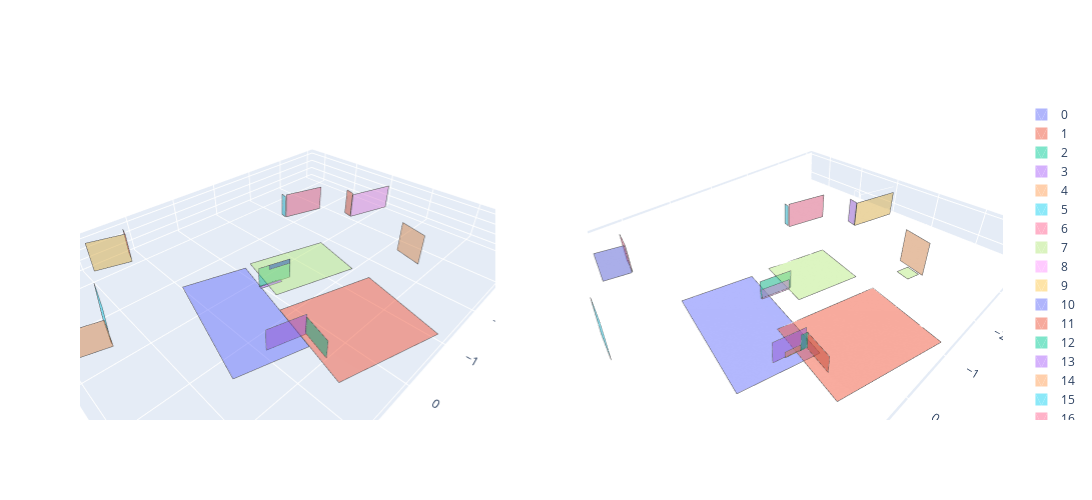

The notebook cell this image was saved under:
### Markdown cell above
Extract planes

### Code cell
# Plot 2 scans
source_idx = 100
target_idx = 99
source = velo_pc_to_scan(velo_preprocess(PCs[source_idx], poses[source_idx]))
target = velo_pc_to_scan(velo_preprocess(PCs[target_idx], poses[target_idx]))

fig = make_subplots(rows=1, cols=2, specs=[[{'type': 'surface'}, {'type': 'surface'}]])

for t in source.plot_trace(show_normals=False):
    fig.add_trace(t, row=1, col=1)

for t in target.plot_trace(show_normals=False):
    fig.add_trace(t, row=1, col=2)

fig.update_layout(width=1600, height=500, scene=dict(aspectmode='data'), scene2=dict(aspectmode='data'))
fig.show()

correspondences = get_correspondences(source, target)
print(correspondences)

### Figure 1 — Plotly figure (JSON) as saved in the notebook; plotly's stock layout.template omitted (floating-point values rounded to 4 significant figures)
{"data": [{"color": "#636EFA", "i": [0, 0], "j": [1, 2], "k": [2, 3], "name": "0", "opacity": 0.5, "scene": "scene", "showlegend": true, "type": "mesh3d", "x": [1.003, 1.587, 0.4607, -0.1233], "y": [-1.714, 0.3953, 0.7073, -1.402], "z": [-0.1813, -0.1621, -0.1852, -0.2044]}, {"line": {"color": "rgb(70,70,70)", "width": 1}, "mode": "lines", "scene": "scene", "showlegend": false, "type": "scatter3d", "x": [1.003, 1.587, 0.4607, -0.1233, 1.003], "y": [-1.714, 0.3953, 0.7073, -1.402, -1.714], "z": [-0.1813, -0.1621, -0.1852, -0.2044, -0.1813]}, {"color": "#EF553B", "i": [0, 0], "j": [1, 2], "k": [2, 3], "name": "1", "opacity": 0.5, "scene": "scene", "showlegend": true, "type": "mesh3d", "x": [0.2294, 0.6536, -1.082, -1.506], "y": [-0.1321, 1.4, 1.881, 0.3486], "z": [-0.1828, -0.1689, -0.2045, -0.2184]}, {"line": {"color": "rgb(70,70,70)", "width": 1}, "mode": "lines", "scene": "scene", "showlegend": false, "type": "scatter3d", "x": [0.2294, 0.6536, -1.082, -1.506, 0.2294], "y": [-0.1321, 1.4, 1.881, 0.3486, -0.1321], "z": [-0.1828, -0.1689, -0.2045, -0.2184, -0.1828]}, {"color": "#00CC96", "i": [0, 0], "j": [1, 2], "k": [2, 3], "name": "2", "opacity": 0.5, "scene": "scene", "showlegend": true, "type": "mesh3d", "x": [0.07428, -0.5021, -0.5104, 0.06603], "y": [-0.7969, -0.6373, -0.6385, -0.7981], "z": [-0.1858, -0.1977, 0.1876, 0.1994]}, {"line": {"color": "rgb(70,70,70)", "width": 1}, "mode": "lines", "scene": "scene", "showlegend": false, "type": "scatter3d", "x": [0.07428, -0.5021, -0.5104, 0.06603, 0.07428], "y": [-0.7969, -0.6373, -0.6385, -0.7981, -0.7969], "z": [-0.1858, -0.1977, 0.1876, 0.1994, -0.1858]}, {"color": "#AB63FA", "i": [0, 0], "j": [1, 2], "k": [2, 3], "name": "3", "opacity": 0.5, "scene": "scene", "showlegend": true, "type": "mesh3d", "x": [0.3119, 0.941, 0.9326, 0.3034], "y": [0.5022, 0.3279, 0.3266, 0.5009], "z": [-0.1951, -0.1822, 0.2123, 0.1994]}, {"line": {"color": "rgb(70,70,70)", "width": 1}, "mode": "lines", "scene": "scene", "showlegend": false, "type": "scatter3d", "x": [0.3119, 0.941, 0.9326, 0.3034, 0.3119], "y": [0.5022, 0.3279, 0.3266, 0.5009, 0.5022], "z": [-0.1951, -0.1822, 0.2123, 0.1994, -0.1951]}, {"color": "#FFA15A", "i": [0, 0], "j": [1, 2], "k": [2, 3], "name": "4", "opacity": 0.5, "scene": "scene", "showlegend": true, "type": "mesh3d", "x": [-2.496, -2.352, -2.365, -2.509], "y": [0.2886, 0.8101, 0.8082, 0.2867], "z": [-0.1255, -0.1207, 0.475, 0.4702]}, {"line": {"color": "rgb(70,70,70)", "width": 1}, "mode": "lines", "scene": "scene", "showlegend": false, "type": "scatter3d", "x": [-2.496, -2.352, -2.365, -2.509, -2.496], "y": [0.2886, 0.8101, 0.8082, 0.2867, 0.2886], "z": [-0.1255, -0.1207, 0.475, 0.4702, -0.1255]}, {"color": "#19D3F3", "i": [0, 0], "j": [1, 2], "k": [2, 3], "name": "5", "opacity": 0.5, "scene": "scene", "showlegend": true, "type": "mesh3d", "x": [2.438, 2.201, 2.191, 2.428], "y": [-1.279, -2.136, -2.138, -1.281], "z": [-0.1404, -0.1483, 0.3396, 0.3474]}, {"line": {"color": "rgb(70,70,70)", "width": 1}, "mode": "lines", "scene": "scene", "showlegend": false, "type": "scatter3d", "x": [2.438, 2.201, 2.191, 2.428, 2.438], "y": [-1.279, -2.136, -2.138, -1.281, -1.279], "z": [-0.1404, -0.1483, 0.3396, 0.3474, -0.1404]}, {"color": "#FF6692", "i": [0, 0], "j": [1, 2], "k": [2, 3], "name": "6", "opacity": 0.5, "scene": "scene", "showlegend": true, "type": "mesh3d", "x": [-1.923, -2.769, -2.78, -1.934], "y": [-2.157, -1.923, -1.924, -2.159], "z": [-0.1357, -0.1531, 0.3701, 0.3874]}, {"line": {"color": "rgb(70,70,70)", "width": 1}, "mode": "lines", "scene": "scene", "showlegend": false, "type": "scatter3d", "x": [-1.923, -2.769, -2.78, -1.934, -1.923], "y": [-2.157, -1.923, -1.924, -2.159, -2.157], "z": [-0.1357, -0.1531, 0.3701, 0.3874, -0.1357]}, {"color": "#B6E880", "i": [0, 0], "j": [1, 2], "k": [2, 3], "name": "7", "opacity": 0.5, "scene": "scene", "showlegend": true, "type": "mesh3d", "x": [-0.2502, 0.02324, -1.484, -1.758], "y": [-1.416, -0.4284, -0.01076, -0.9985], "z": [-0.1778, -0.1688, -0.1998, -0.2088]}, {"line": {"color": "rgb(70,70,70)", "width": 1}, "mode": "lines", "scene": "scene", "showlegend": false, "type": "scatter3d", "x": [-0.2502, 0.02324, -1.484, -1.758, -0.2502], "y": [-1.416, -0.4284, -0.01076, -0.9985, -1.416], "z": [-0.1778, -0.1688, -0.1998, -0.2088, -0.1778]}, {"color": "#FF97FF", "i": [0, 0], "j": [1, 2], "k": [2, 3], "name": "8", "opacity": 0.5, "scene": "scene", "showlegend": true, "type": "mesh3d", "x": [-2.987, -3.956, -3.967, -2.998], "y": [-1.201, -0.9325, -0.9341, -1.203], "z": [-0.1654, -0.1853, 0.3338, 0.3537]}, {"line": {"color": "rgb(70,70,70)", "width": 1}, "mode": "lines", "scene": "scene", "showlegend": false, "type": "scatter3d", "x": [-2.987, -3.956, -3.967, -2.998, -2.987], "y": [-1.201, -0.9325, -0.9341, -1.203, -1.201], "z": [-0.1654, -0.1853, 0.3338, 0.3537, -0.1654]}, {"color": "#FECB52", "i": [0, 0], "j": [1, 2], "k": [2, 3], "name": "9", "opacity": 0.5, "scene": "scene", "showlegend": true, "type": "mesh3d", "x": [1.879, 1.249, 1.237, 1.866], "y": [-3.217, -3.043, -3.045, -3.219], "z": [-0.1741, -0.187, 0.4006, 0.4135]}, {"line": {"color": "rgb(70,70,70)", "width": 1}, "mode": "lines", "scene": "scene", "showlegend": false, "type": "scatter3d", "x": [1.879, 1.249, 1.237, 1.866, 1.879], "y": [-3.217, -3.043, -3.045, -3.219, -3.217], "z": [-0.1741, -0.187, 0.4006, 0.4135, -0.1741]}, {"color": "#636EFA", "i": [0, 0], "j": [1, 2], "k": [2, 3], "name": "10", "opacity": 0.5, "scene": "scene", "showlegend": true, "type": "mesh3d", "x": [-0.1102, -0.4919, -0.4937, -0.112], "y": [-0.7322, -0.6265, -0.6268, -0.7325], "z": [0.1234, 0.1156, 0.2014, 0.2092]}, {"line": {"color": "rgb(70,70,70)", "width": 1}, "mode": "lines", "scene": "scene", "showlegend": false, "type": "scatter3d", "x": [-0.1102, -0.4919, -0.4937, -0.112, -0.1102], "y": [-0.7322, -0.6265, -0.6268, -0.7325, -0.7322], "z": [0.1234, 0.1156, 0.2014, 0.2092, 0.1234]}, {"color": "#EF553B", "i": [0, 0], "j": [1, 2], "k": [2, 3], "name": "11", "opacity": 0.5, "scene": "scene", "showlegend": true, "type": "mesh3d", "x": [-3.029, -2.977, -2.989, -3.041], "y": [-1.393, -1.206, -1.208, -1.394], "z": [-0.1584, -0.1567, 0.3903, 0.3886]}, {"line": {"color": "rgb(70,70,70)", "width": 1}, "mode": "lines", "scene": "scene", "showlegend": false, "type": "scatter3d", "x": [-3.029, -2.977, -2.989, -3.041, -3.029], "y": [-1.393, -1.206, -1.208, -1.394, -1.393], "z": [-0.1584, -0.1567, 0.3903, 0.3886, -0.1584]}, {"color": "#00CC96", "i": [0, 0], "j": [1, 2], "k": [2, 3], "name": "12", "opacity": 0.5, "scene": "scene", "showlegend": true, "type": "mesh3d", "x": [0.4517, 0.3055, 0.2984, 0.4446], "y": [1.019, 0.4907, 0.4896, 1.018], "z": [-0.1807, -0.1855, 0.1451, 0.1499]}, {"line": {"color": "rgb(70,70,70)", "width": 1}, "mode": "lines", "scene": "scene", "showlegend": false, "type": "scatter3d", "x": [0.4517, 0.3055, 0.2984, 0.4446, 0.4517], "y": [1.019, 0.4907, 0.4896, 1.018, 1.019], "z": [-0.1807, -0.1855, 0.1451, 0.1499, -0.1807]}, {"color": "#AB63FA", "i": [0, 0], "j": [1, 2], "k": [2, 3], "name": "13", "opacity": 0.5, "scene": "scene", "showlegend": true, "type": "mesh3d", "x": [0.0634, 0.08118, -0.3092, -0.3269], "y": [-0.8072, -0.7429, -0.6348, -0.6991], "z": [-0.1819, -0.1813, -0.1893, -0.1899]}, {"line": {"color": "rgb(70,70,70)", "width": 1}, "mode": "lines", "scene": "scene", "showlegend": false, "type": "scatter3d", "x": [0.0634, 0.08118, -0.3092, -0.3269, 0.0634], "y": [-0.8072, -0.7429, -0.6348, -0.6991, -0.8072], "z": [-0.1819, -0.1813, -0.1893, -0.1899, -0.1819]}, {"color": "#FFA15A", "i": [0, 0], "j": [1, 2], "k": [2, 3], "name": "14", "opacity": 0.5, "scene": "scene", "showlegend": true, "type": "mesh3d", "x": [2.93, 2.435, 2.424, 2.919], "y": [-1.389, -1.252, -1.253, -1.391], "z": [-0.1568, -0.167, 0.3327, 0.3429]}, {"line": {"color": "rgb(70,70,70)", "width": 1}, "mode": "lines", "scene": "scene", "showlegend": false, "type": "scatter3d", "x": [2.93, 2.435, 2.424, 2.919, 2.93], "y": [-1.389, -1.252, -1.253, -1.391, -1.389], "z": [-0.1568, -0.167, 0.3327, 0.3429, -0.1568]}, {"color": "#19D3F3", "i": [0, 0], "j": [1, 2], "k": [2, 3], "name": "15", "opacity": 0.5, "scene": "scene", "showlegend": true, "type": "mesh3d", "x": [-1.943, -1.904, -1.915, -1.953], "y": [-2.305, -2.166, -2.167, -2.306], "z": [-0.1321, -0.1308, 0.3496, 0.3483]}, {"line": {"color": "rgb(70,70,70)", "width": 1}, "mode": "lines", "scene": "scene", "showlegend": false, "type": "scatter3d", "x": [-1.943, -1.904, -1.915, -1.953, -1.943], "y": [-2.305, -2.166, -2.167, -2.306, -2.305], "z": [-0.1321, -0.1308, 0.3496, 0.3483, -0.1321]}, {"color": "#FF6692", "i": [0, 0], "j": [1, 2], "k": [2, 3], "name": "16", "opacity": 0.5, "scene": "scene", "showlegend": true, "type": "mesh3d", "x": [1.242, 1.178, 1.167, 1.231], "y": [-3.059, -3.291, -3.293, -3.061], "z": [-0.1484, -0.1506, 0.3737, 0.3758]}, {"line": {"color": "rgb(70,70,70)", "width": 1}, "mode": "lines", "scene": "scene", "showlegend": false, "type": "scatter3d", "x": [1.242, 1.178, 1.167, 1.231, 1.242], "y": [-3.059, -3.291, -3.293, -3.061, -3.059], "z": [-0.1484, -0.1506, 0.3737, 0.3758, -0.1484]}, {"color": "#636EFA", "i": [0, 0], "j": [1, 2], "k": [2, 3], "name": "0", "opacity": 0.5, "scene": "scene2", "showlegend": true, "type": "mesh3d", "x": [1.075, 1.552, 0.276, -0.2008], "y": [-1.695, 0.4029, 0.693, -1.404], "z": [-0.1797, -0.1669, -0.1876, -0.2004]}, {"line": {"color": "rgb(70,70,70)", "width": 1}, "mode": "lines", "scene": "scene2", "showlegend": false, "type": "scatter3d", "x": [1.075, 1.552, 0.276, -0.2008, 1.075], "y": [-1.695, 0.4029, 0.693, -1.404, -1.695], "z": [-0.1797, -0.1669, -0.1876, -0.2004, -0.1797]}, {"color": "#EF553B", "i": [0, 0], "j": [1, 2], "k": [2, 3], "name": "1", "opacity": 0.5, "scene": "scene2", "showlegend": true, "type": "mesh3d", "x": [0.3874, 0.7225, -1.168, -1.503], "y": [-0.0835, 1.391, 1.82, 0.3463], "z": [-0.1806, -0.1717, -0.2024, -0.2113]}, {"line": {"color": "rgb(70,70,70)", "width": 1}, "mode": "lines", "scene": "scene2", "showlegend": false, "type": "scatter3d", "x": [0.3874, 0.7225, -1.168, -1.503, 0.3874], "y": [-0.0835, 1.391, 1.82, 0.3463, -0.0835], "z": [-0.1806, -0.1717, -0.2024, -0.2113, -0.1806]}, {"color": "#00CC96", "i": [0, 0], "j": [1, 2], "k": [2, 3], "name": "2", "opacity": 0.5, "scene": "scene2", "showlegend": true, "type": "mesh3d", "x": [0.113, -0.4595, -0.4655, 0.1071], "y": [-0.7846, -0.6544, -0.6552, -0.7854], "z": [-0.1569, -0.1662, 0.1874, 0.1967]}, {"line": {"color": "rgb(70,70,70)", "width": 1}, "mode": "lines", "scene": "scene2", "showlegend": false, "type": "scatter3d", "x": [0.113, -0.4595, -0.4655, 0.1071, 0.113], "y": [-0.7846, -0.6544, -0.6552, -0.7854, -0.7846], "z": [-0.1569, -0.1662, 0.1874, 0.1967, -0.1569]}, {"color": "#AB63FA", "i": [0, 0], "j": [1, 2], "k": [2, 3], "name": "3", "opacity": 0.5, "scene": "scene2", "showlegend": true, "type": "mesh3d", "x": [0.3509, 0.8883, 0.8816, 0.3442], "y": [0.4859, 0.3637, 0.3628, 0.485], "z": [-0.1696, -0.1608, 0.2392, 0.2305]}, {"line": {"color": "rgb(70,70,70)", "width": 1}, "mode": "lines", "scene": "scene2", "showlegend": false, "type": "scatter3d", "x": [0.3509, 0.8883, 0.8816, 0.3442, 0.3509], "y": [0.4859, 0.3637, 0.3628, 0.485, 0.4859], "z": [-0.1696, -0.1608, 0.2392, 0.2305, -0.1696]}, {"color": "#FFA15A", "i": [0, 0], "j": [1, 2], "k": [2, 3], "name": "4", "opacity": 0.5, "scene": "scene2", "showlegend": true, "type": "mesh3d", "x": [-2.449, -2.328, -2.339, -2.461], "y": [0.2859, 0.8213, 0.8197, 0.2843], "z": [-0.1242, -0.121, 0.5554, 0.5522]}, {"line": {"color": "rgb(70,70,70)", "width": 1}, "mode": "lines", "scene": "scene2", "showlegend": false, "type": "scatter3d", "x": [-2.449, -2.328, -2.339, -2.461, -2.449], "y": [0.2859, 0.8213, 0.8197, 0.2843, 0.2859], "z": [-0.1242, -0.121, 0.5554, 0.5522, -0.1242]}, {"color": "#19D3F3", "i": [0, 0], "j": [1, 2], "k": [2, 3], "name": "5", "opacity": 0.5, "scene": "scene2", "showlegend": true, "type": "mesh3d", "x": [2.462, 2.265, 2.256, 2.454], "y": [-1.255, -2.124, -2.126, -1.257], "z": [-0.1417, -0.147, 0.3565, 0.3618]}, {"line": {"color": "rgb(70,70,70)", "width": 1}, "mode": "lines", "scene": "scene2", "showlegend": false, "type": "scatter3d", "x": [2.462, 2.265, 2.256, 2.454, 2.462], "y": [-1.255, -2.124, -2.126, -1.257, -1.255], "z": [-0.1417, -0.147, 0.3565, 0.3618, -0.1417]}, {"color": "#FF6692", "i": [0, 0], "j": [1, 2], "k": [2, 3], "name": "6", "opacity": 0.5, "scene": "scene2", "showlegend": true, "type": "mesh3d", "x": [-1.872, -2.747, -2.756, -1.881], "y": [-2.149, -1.95, -1.951, -2.15], "z": [-0.1502, -0.1644, 0.3737, 0.3879]}, {"line": {"color": "rgb(70,70,70)", "width": 1}, "mode": "lines", "scene": "scene2", "showlegend": false, "type": "scatter3d", "x": [-1.872, -2.747, -2.756, -1.881, -1.872], "y": [-2.149, -1.95, -1.951, -2.15, -2.149], "z": [-0.1502, -0.1644, 0.3737, 0.3879, -0.1502]}, {"color": "#B6E880", "i": [0, 0], "j": [1, 2], "k": [2, 3], "name": "7", "opacity": 0.5, "scene": "scene2", "showlegend": true, "type": "mesh3d", "x": [-0.5684, -0.3358, -1.54, -1.773], "y": [-1.355, -0.3316, -0.05772, -1.081], "z": [-0.1887, -0.1825, -0.2021, -0.2083]}, {"line": {"color": "rgb(70,70,70)", "width": 1}, "mode": "lines", "scene": "scene2", "showlegend": false, "type": "scatter3d", "x": [-0.5684, -0.3358, -1.54, -1.773, -0.5684], "y": [-1.355, -0.3316, -0.05772, -1.081, -1.355], "z": [-0.1887, -0.1825, -0.2021, -0.2083, -0.1887]}, {"color": "#FF97FF", "i": [0, 0], "j": [1, 2], "k": [2, 3], "name": "8", "opacity": 0.5, "scene": "scene2", "showlegend": true, "type": "mesh3d", "x": [0.08876, -0.4318, -0.4352, 0.08535], "y": [-0.7848, -0.6664, -0.6669, -0.7853], "z": [-0.1886, -0.197, 0.006508, 0.01496]}, {"line": {"color": "rgb(70,70,70)", "width": 1}, "mode": "lines", "scene": "scene2", "showlegend": false, "type": "scatter3d", "x": [0.08876, -0.4318, -0.4352, 0.08535, 0.08876], "y": [-0.7848, -0.6664, -0.6669, -0.7853, -0.7848], "z": [-0.1886, -0.197, 0.006508, 0.01496, -0.1886]}, {"color": "#FECB52", "i": [0, 0], "j": [1, 2], "k": [2, 3], "name": "9", "opacity": 0.5, "scene": "scene2", "showlegend": true, "type": "mesh3d", "x": [-2.947, -3.968, -3.977, -2.956], "y": [-1.188, -0.9554, -0.9567, -1.189], "z": [-0.1672, -0.1837, 0.3567, 0.3732]}, {"line": {"color": "rgb(70,70,70)", "width": 1}, "mode": "lines", "scene": "scene2", "showlegend": false, "type": "scatter3d", "x": [-2.947, -3.968, -3.977, -2.956, -2.947], "y": [-1.188, -0.9554, -0.9567, -1.189, -1.188], "z": [-0.1672, -0.1837, 0.3567, 0.3732, -0.1672]}, {"color": "#636EFA", "i": [0, 0], "j": [1, 2], "k": [2, 3], "name": "10", "opacity": 0.5, "scene": "scene2", "showlegend": true, "type": "mesh3d", "x": [1.786, 1.298, 1.289, 1.776], "y": [-3.159, -3.048, -3.049, -3.16], "z": [-0.183, -0.1909, 0.4018, 0.4097]}, {"line": {"color": "rgb(70,70,70)", "width": 1}, "mode": "lines", "scene": "scene2", "showlegend": false, "type": "scatter3d", "x": [1.786, 1.298, 1.289, 1.776, 1.786], "y": [-3.159, -3.048, -3.049, -3.16, -3.159], "z": [-0.183, -0.1909, 0.4018, 0.4097, -0.183]}, {"color": "#EF553B", "i": [0, 0], "j": [1, 2], "k": [2, 3], "name": "11", "opacity": 0.5, "scene": "scene2", "showlegend": true, "type": "mesh3d", "x": [0.4566, 0.3431, 0.3378, 0.4512], "y": [1.009, 0.5099, 0.5092, 1.008], "z": [-0.1791, -0.1821, 0.1378, 0.1408]}, {"line": {"color": "rgb(70,70,70)", "width": 1}, "mode": "lines", "scene": "scene2", "showlegend": false, "type": "scatter3d", "x": [0.4566, 0.3431, 0.3378, 0.4512, 0.4566], "y": [1.009, 0.5099, 0.5092, 1.008, 1.009], "z": [-0.1791, -0.1821, 0.1378, 0.1408, -0.1791]}, {"color": "#00CC96", "i": [0, 0], "j": [1, 2], "k": [2, 3], "name": "12", "opacity": 0.5, "scene": "scene2", "showlegend": true, "type": "mesh3d", "x": [0.3403, 0.4533, 0.448, 0.3351], "y": [0.5059, 0.4803, 0.4795, 0.5052], "z": [-0.1682, -0.1664, 0.1494, 0.1476]}, {"line": {"color": "rgb(70,70,70)", "width": 1}, "mode": "lines", "scene": "scene2", "showlegend": false, "type": "scatter3d", "x": [0.3403, 0.4533, 0.448, 0.3351, 0.3403], "y": [0.5059, 0.4803, 0.4795, 0.5052, 0.5059], "z": [-0.1682, -0.1664, 0.1494, 0.1476, -0.1682]}, {"color": "#AB63FA", "i": [0, 0], "j": [1, 2], "k": [2, 3], "name": "13", "opacity": 0.5, "scene": "scene2", "showlegend": true, "type": "mesh3d", "x": [-2.99, -2.944, -2.953, -2.999], "y": [-1.4, -1.197, -1.198, -1.401], "z": [-0.1589, -0.1577, 0.3803, 0.379]}, {"line": {"color": "rgb(70,70,70)", "width": 1}, "mode": "lines", "scene": "scene2", "showlegend": false, "type": "scatter3d", "x": [-2.99, -2.944, -2.953, -2.999, -2.99], "y": [-1.4, -1.197, -1.198, -1.401, -1.4], "z": [-0.1589, -0.1577, 0.3803, 0.379, -0.1589]}, {"color": "#FFA15A", "i": [0, 0], "j": [1, 2], "k": [2, 3], "name": "14", "opacity": 0.5, "scene": "scene2", "showlegend": true, "type": "mesh3d", "x": [0.4332, 0.6998, 0.6978, 0.4313], "y": [0.4729, 0.4123, 0.412, 0.4727], "z": [-0.1756, -0.1713, -0.05649, -0.06082]}, {"line": {"color": "rgb(70,70,70)", "width": 1}, "mode": "lines", "scene": "scene2", "showlegend": false, "type": "scatter3d", "x": [0.4332, 0.6998, 0.6978, 0.4313, 0.4332], "y": [0.4729, 0.4123, 0.412, 0.4727, 0.4729], "z": [-0.1756, -0.1713, -0.05649, -0.06082, -0.1756]}, {"color": "#19D3F3", "i": [0, 0], "j": [1, 2], "k": [2, 3], "name": "15", "opacity": 0.5, "scene": "scene2", "showlegend": true, "type": "mesh3d", "x": [-1.893, -1.866, -1.874, -1.901], "y": [-2.295, -2.176, -2.177, -2.296], "z": [-0.1322, -0.1315, 0.3398, 0.3391]}, {"line": {"color": "rgb(70,70,70)", "width": 1}, "mode": "lines", "scene": "scene2", "showlegend": false, "type": "scatter3d", "x": [-1.893, -1.866, -1.874, -1.901, -1.893], "y": [-2.295, -2.176, -2.177, -2.296, -2.295], "z": [-0.1322, -0.1315, 0.3398, 0.3391, -0.1322]}, {"color": "#FF6692", "i": [0, 0], "j": [1, 2], "k": [2, 3], "name": "16", "opacity": 0.5, "scene": "scene2", "showlegend": true, "type": "mesh3d", "x": [1.282, 1.181, 1.171, 1.272], "y": [-3.051, -3.496, -3.497, -3.052], "z": [-0.184, -0.1867, 0.3906, 0.3933]}, {"line": {"color": "rgb(70,70,70)", "width": 1}, "mode": "lines", "scene": "scene2", "showlegend": false, "type": "scatter3d", "x": [1.282, 1.181, 1.171, 1.272, 1.282], "y": [-3.051, -3.496, -3.497, -3.052, -3.051], "z": [-0.184, -0.1867, 0.3906, 0.3933, -0.184]}, {"color": "#B6E880", "i": [0, 0], "j": [1, 2], "k": [2, 3], "name": "17", "opacity": 0.5, "scene": "scene2", "showlegend": true, "type": "mesh3d", "x": [-2.143, -2.084, -2.348, -2.407], "y": [0.4189, 0.6776, 0.7377, 0.4789], "z": [-0.1533, -0.1517, -0.156, -0.1576]}, {"line": {"color": "rgb(70,70,70)", "width": 1}, "mode": "lines", "scene": "scene2", "showlegend": false, "type": "scatter3d", "x": [-2.143, -2.084, -2.348, -2.407, -2.143], "y": [0.4189, 0.6776, 0.7377, 0.4789, 0.4189], "z": [-0.1533, -0.1517, -0.156, -0.1576, -0.1533]}], "layout": {"height": 500, "scene": {"aspectmode": "data", "domain": {"x": [0, 0.45], "y": [0, 1]}}, "scene2": {"aspectmode": "data", "domain": {"x": [0.55, 1], "y": [0, 1]}}, "width": 1600}}
